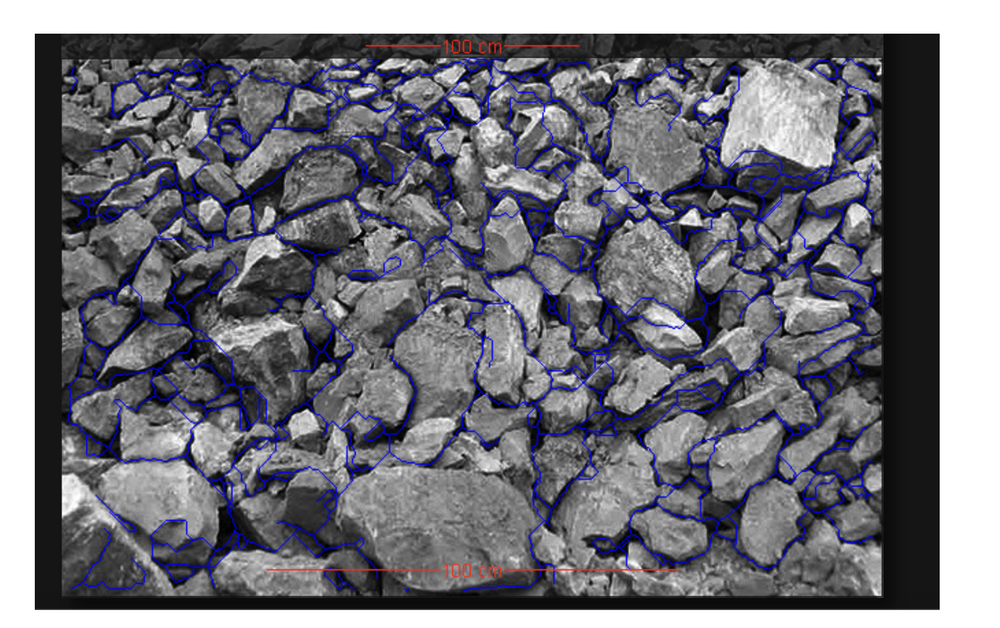
#> input picture sample1.png, 1000 x 628 px, shrunk from 1724 x 1082 before the run, found by its file name
$ python particle_analysis.py
#> lines starting #> are read from the running program, lines starting #| are printed output that depends on the picture; after the words box and inside, x2 and y2 are one past the last pixel; in counts of white or black regions, pixels touching at a corner belong together
import cv2
import numpy as np
import matplotlib.pyplot as plt

# Step 1: Load the Segmented Image
image_path = "/mnt/data/sample1.png"  # Path to your segmented image
image = cv2.imread(image_path)
#> image is the input picture: shape (628, 1000, 3); mean B, G, R 124.3, 116, 116.4

# Step 2: Detect the Blue Lines (Segmentation Boundaries)
hsv_image = cv2.cvtColor(image, cv2.COLOR_BGR2HSV)
#> hsv_image: shape (628, 1000, 3); mean H, S, V 17.3, 18.3, 124.8
# Define HSV range for blue
lower_blue = np.array([100, 50, 50])
upper_blue = np.array([140, 255, 255])
blue_mask = cv2.inRange(hsv_image, lower_blue, upper_blue)
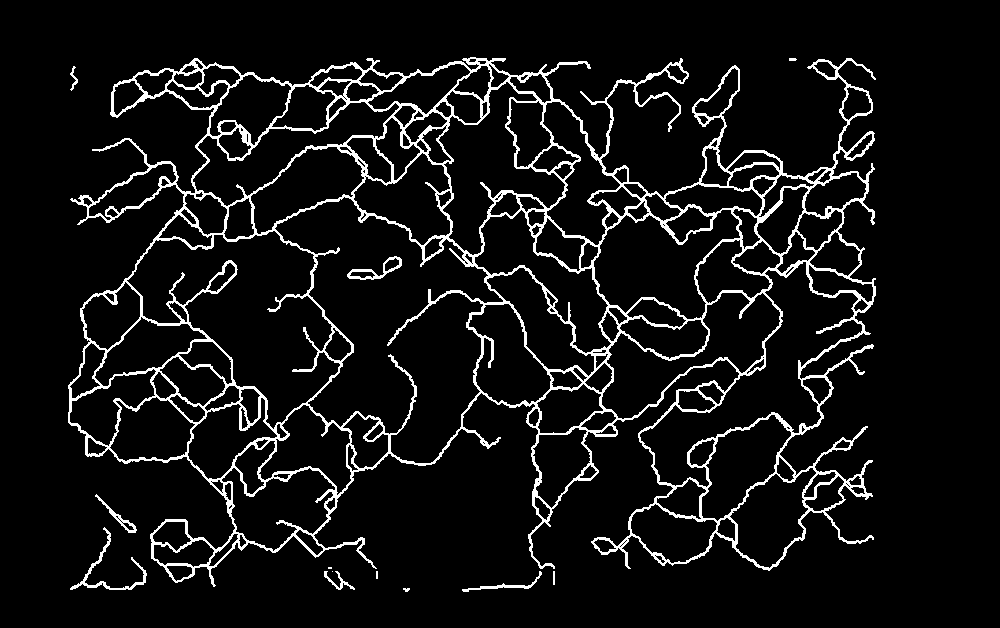
#> blue_mask: shape (628, 1000); 7.4% white in thin lines or dots, all inside (x1, y1, x2, y2) = (68, 57, 876, 592)

# Step 3: Create a Binary Mask of Particles
# Invert the blue mask to create a particle mask
particle_mask = cv2.bitwise_not(blue_mask)

# Step 4: Detect Contours of Particles
contours, _ = cv2.findContours(particle_mask, cv2.RETR_EXTERNAL, cv2.CHAIN_APPROX_SIMPLE)
#> contours = [[[0, 0], [0, 627], [999, 627], [999, 0]]]

# Step 5: Assume a Pixel-to-Real-World Scale
# Assume 1 pixel corresponds to 0.1 cm (i.e., 10 pixels = 1 cm)
assumed_pixels_per_cm = 10  # Adjust this assumption as needed
print(f"Assumed Pixels per cm: {assumed_pixels_per_cm}")

# Step 6: Calculate the Area of Each Particle
particle_sizes_cm2 = []
output_image = image.copy()
for i, contour in enumerate(contours):
    # Calculate area in pixels
    area_pixels = cv2.contourArea(contour)
    # Convert to cm² using assumed scale
    area_cm2 = area_pixels / (assumed_pixels_per_cm ** 2)
    particle_sizes_cm2.append(area_cm2)
    # Draw contours and label particles on the image
    cv2.drawContours(output_image, [contour], -1, (0, 255, 0), 2)
    M = cv2.moments(contour)
    if M["m00"] != 0:  # Avoid division by zero
        cx = int(M["m10"] / M["m00"])
        cy = int(M["m01"] / M["m00"])
        cv2.putText(output_image, f"{i+1}: {area_cm2:.2f} cm²", (cx, cy),
                    cv2.FONT_HERSHEY_SIMPLEX, 0.4, (255, 255, 255), 1)
#> this loop made 1 pass
#> (contour, area_pixels, area_cm2, cx, cy) on pass 1: ([[0, 0], [0, 627], [999, 627], [999, 0]], 626373, 6263.7, 499, 313)
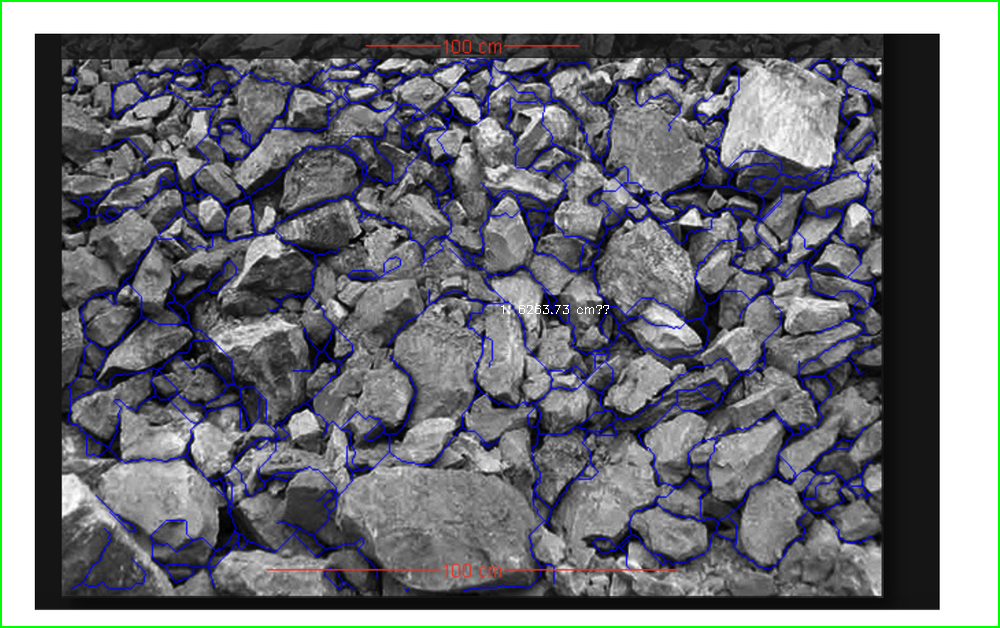
#> output_image: shape (628, 1000, 3); 1.07% of pixels changed, all inside (x1, y1, x2, y2) = (0, 0, 1000, 628)
#> after the loop, particle_sizes_cm2 = [6263.7]

# Step 7: Save and Display the Results
output_image_path = "output_particles_with_sizes.png"
cv2.imwrite(output_image_path, output_image)

print(f"Number of Particles Detected: {len(particle_sizes_cm2)}")
#| Number of Particles Detected: 1
print("Particle Sizes in cm²:")
print(particle_sizes_cm2)
#| [6263.73]

plt.imshow(cv2.cvtColor(output_image, cv2.COLOR_BGR2RGB))
plt.title("Particles with Real Sizes (cm²) - Assumed Scale")
plt.show()

$ run again, with image-1.png copied over sample1.png
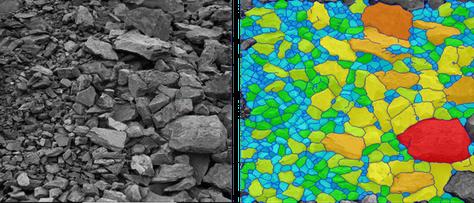
#> input picture image-1.png, 474 x 203 px, shrunk from 817 x 350 before the run, found by its file name
#> image is the input picture: shape (203, 474, 3); mean B, G, R 84.9, 122.2, 95.8
#> hsv_image: shape (203, 474, 3); mean H, S, V 33.7, 100.9, 136.6
#> `blue_mask = cv2.inRange(hsv_image, lower_blue, upper_blue)`:
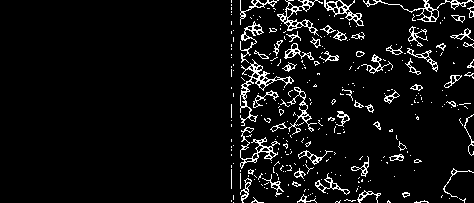
#> blue_mask: shape (203, 474); 6.1% white in thin lines or dots, all inside (x1, y1, x2, y2) = (231, 0, 474, 203)
#> contours = 23 contours, 21 with area under 20; largest, box (x1, y1, x2, y2) and area: (0, 0, 474, 203) 94272, (326, 0, 343, 8) 24
#> the loop `for i, contour in enumerate(contours):` made 23 passes
#> (area_pixels, area_cm2, cx, cy) on pass 23: (94271.5, 942.7, 234, 101)
#> after the loop `for i, contour in enumerate(contours):`:
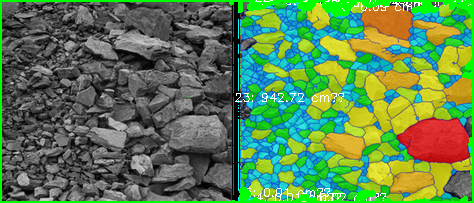
#> output_image: shape (203, 474, 3); 5.65% of pixels changed, all inside (x1, y1, x2, y2) = (0, 0, 474, 203)
#> after the loop `for i, contour in enumerate(contours):`: particle_sizes_cm2 = [0, 0, 0.02, 0.01, 0.01, 0.005, 0, 0.085, 0, 0.035, 0.015, 0.115, 0.02, 0.03, 0.11, 0, 0, 0.13, 0.235, 0.015, 0.125, 0.055, 942.7]
#| Number of Particles Detected: 23
#| [0.0, 0.0, 0.02, 0.01, 0.01, 0.005, 0.0, 0.085, 0.0, 0.035, 0.015, 0.115, 0.02, 0.03, 0.11, 0.0, 0.0, 0.13, 0.235, 0.015, 0.125, 0.055, 942.715]

$ run again, with image_c.png copied over sample1.png
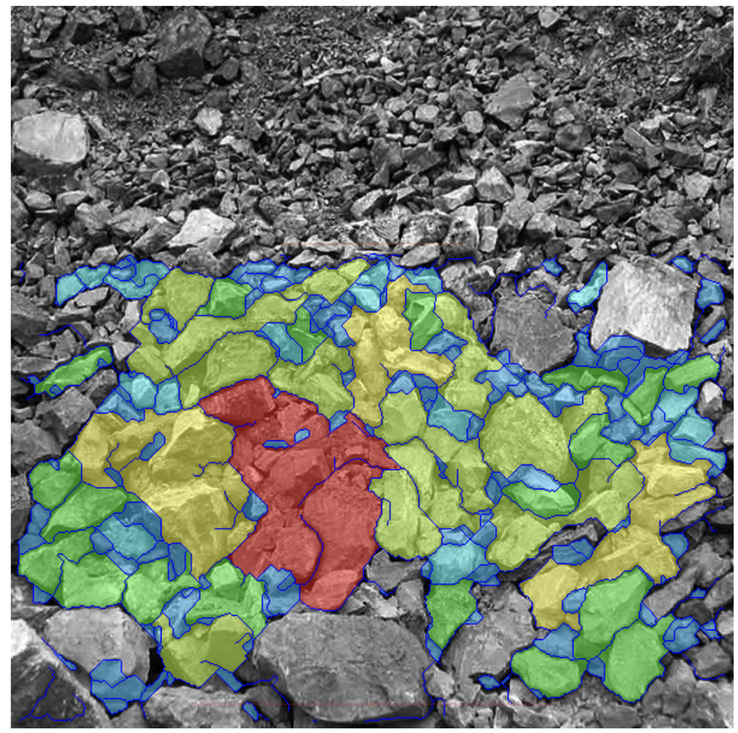
#> input picture image_c.png, 738 x 733 px, shrunk from 1272 x 1264 before the run, found by its file name
#> image is the input picture: shape (733, 738, 3); mean B, G, R 112, 124.3, 116.1
#> hsv_image: shape (733, 738, 3); mean H, S, V 26, 56.4, 136.3
#> `blue_mask = cv2.inRange(hsv_image, lower_blue, upper_blue)`:
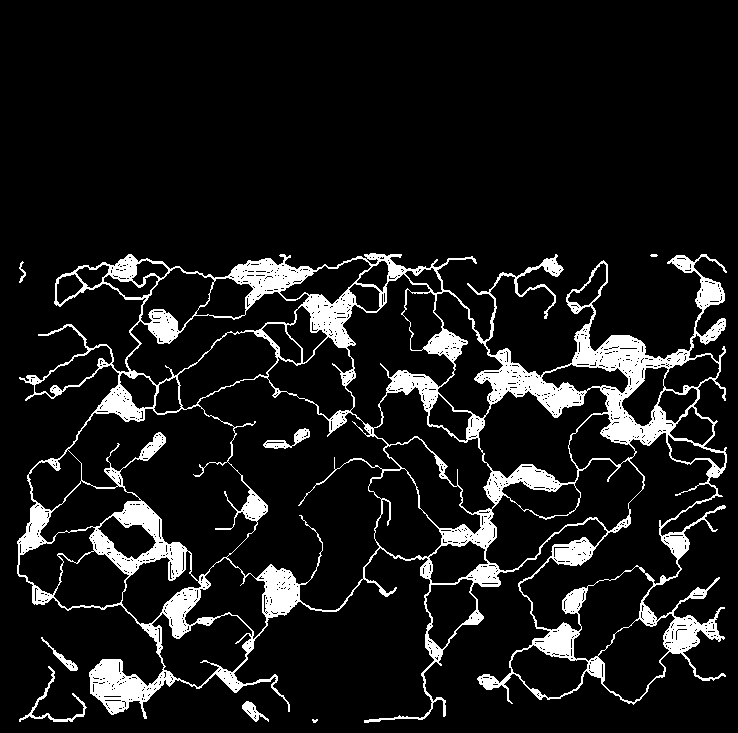
#> blue_mask: shape (733, 738); 10% white; 8 white regions (1 under 20 px), largest, box (x1, y1, x2, y2) and area: (17, 253, 727, 723) 53063, (19, 666, 87, 722) 403, (263, 428, 310, 449) 336
#> contours = [[[0, 0], [0, 732], [737, 732], [737, 0]]]
#> the loop `for i, contour in enumerate(contours):` made 1 pass
#> (contour, area_pixels, area_cm2, cx, cy) on pass 1: ([[0, 0], [0, 732], [737, 732], [737, 0]], 539484, 5394.8, 368, 366)
#> after the loop `for i, contour in enumerate(contours):`:
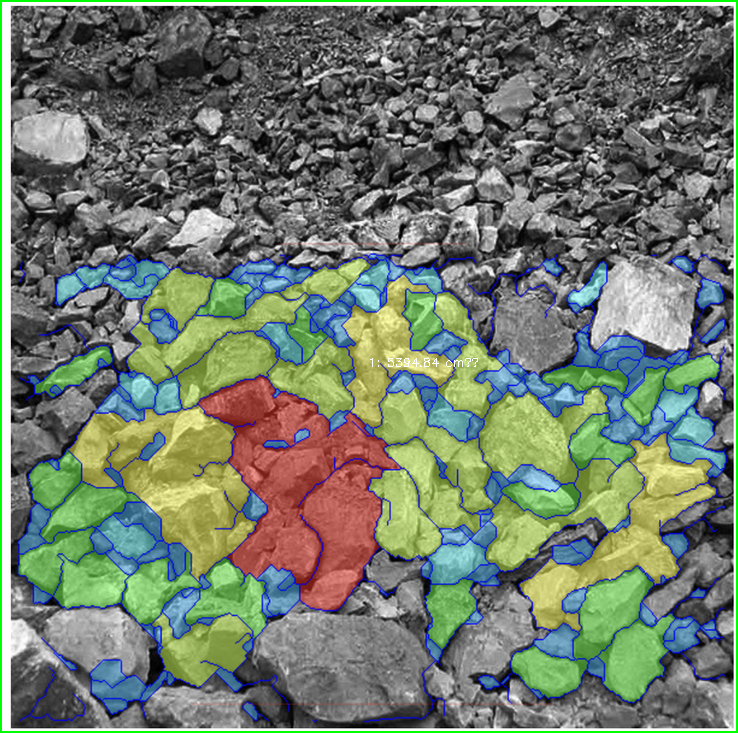
#> output_image: shape (733, 738, 3); 1.13% of pixels changed, all inside (x1, y1, x2, y2) = (0, 0, 738, 733)
#> after the loop `for i, contour in enumerate(contours):`: particle_sizes_cm2 = [5394.8]
#| Number of Particles Detected: 1
#| [5394.84]
